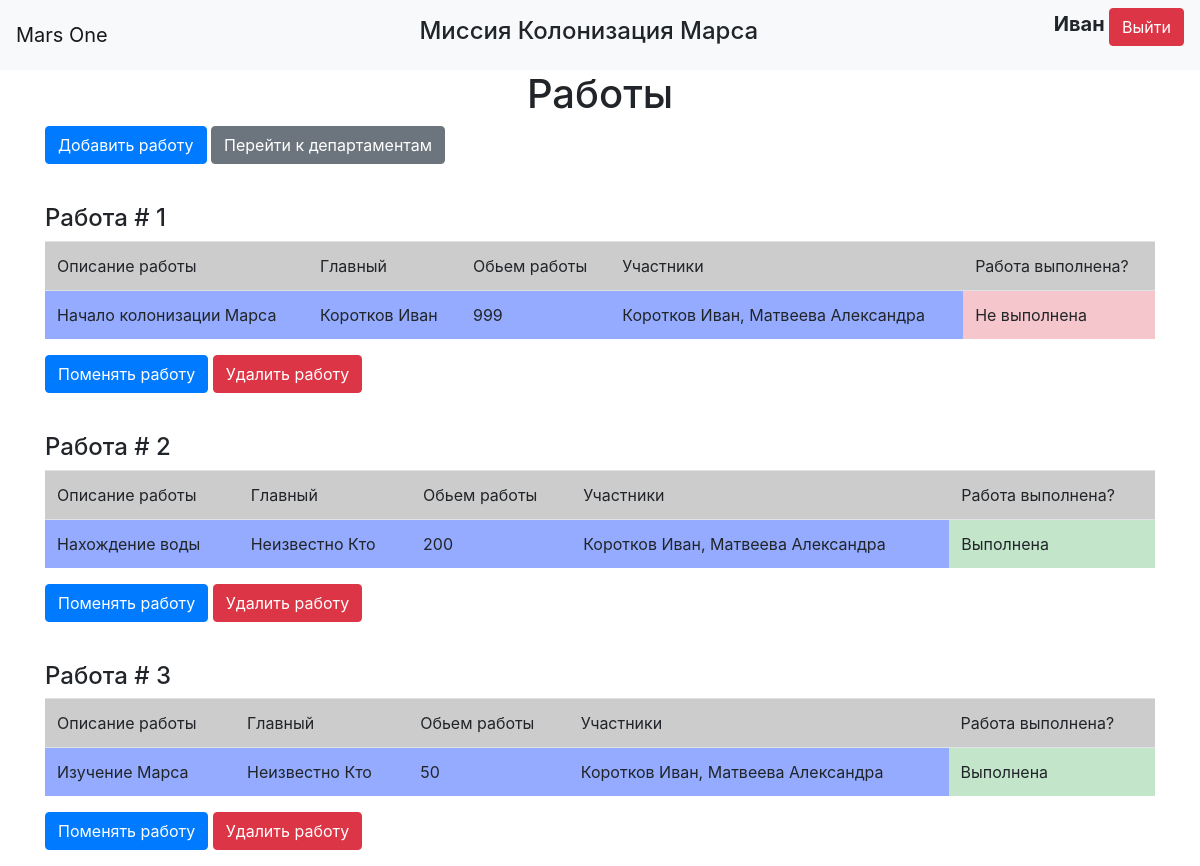
The page /jobs (signed in) on the database its author committed.
### data/users.py (models this page shows, shortened)
class User(SqlAlchemyBase, UserMixin, SerializerMixin):
    __tablename__ = 'users'
    id = sqlalchemy.Column(sqlalchemy.Integer,
                           primary_key=True, autoincrement=True)
    surname = sqlalchemy.Column(sqlalchemy.String, nullable=True)
    name = sqlalchemy.Column(sqlalchemy.String, nullable=True)
    age = sqlalchemy.Column(sqlalchemy.Integer, nullable=True)
    position = sqlalchemy.Column(sqlalchemy.String, nullable=True)
    speciality = sqlalchemy.Column(sqlalchemy.String, nullable=True)
    address = sqlalchemy.Column(sqlalchemy.String, nullable=True, default=f"module_{randint(0, 99)}")
    email = sqlalchemy.Column(sqlalchemy.String, unique=True, nullable=True)
    hashed_password = sqlalchemy.Column(sqlalchemy.String, nullable=True)
    modified_date = sqlalchemy.Column(sqlalchemy.DateTime, default=datetime.datetime.now)
    jobs = orm.relationship("Jobs", back_populates="user")

### data/jobs.py (models this page shows)
class Jobs(SqlAlchemyBase, SerializerMixin):
    __tablename__ = 'jobs'
    id = sqlalchemy.Column(sqlalchemy.Integer,
                           primary_key=True, autoincrement=True)
    team_leader = sqlalchemy.Column(sqlalchemy.Integer, sqlalchemy.ForeignKey("users.id"),
                                    nullable=True)
    job = sqlalchemy.Column(sqlalchemy.String, nullable=True)
    work_size = sqlalchemy.Column(sqlalchemy.Integer, nullable=True)
    collaborators = sqlalchemy.Column(sqlalchemy.String, nullable=True)
    start_date = sqlalchemy.Column(sqlalchemy.DateTime, default=datetime.datetime.now, nullable=True)
    end_date = sqlalchemy.Column(sqlalchemy.DateTime, nullable=True)
    is_finished = sqlalchemy.Column(sqlalchemy.Boolean, nullable=True)
    creator = sqlalchemy.Column(sqlalchemy.Integer)
    user = orm.relationship('User')

### main.py (the view)
@app.route("/jobs")
@login_required
def jobs():
    dbs = db_session.create_session()
    if current_user.id != 1:
        jobs = dbs.query(Jobs).filter((Jobs.collaborators.like(f'% {current_user.id}%')) |
                                      (Jobs.collaborators.like(f'%{current_user.id},%')) |
                                      (Jobs.collaborators == str(current_user.id)) |
                                      (Jobs.creator == current_user.id))
    else:
        jobs = dbs.query(Jobs)
    return render_template("jobs.html", jobs=jobs,
                           teams=[", ".join(get_users(job, dbs)) for job in jobs],
                           title="Работы")

### data/db_session.py (called while the page is built)
def create_session() -> Session:
    global __factory
    return __factory()

### main.py (called while the page is built)
@login_manager.user_loader
def load_user(user_id):
    db_sess = db_session.create_session()
    return db_sess.query(User).get(user_id)

def get_users(storage, dbs):
    users = []
    for u_id in storage.collaborators.split(", "):
        try:
            ans = dbs.query(User).filter(User.id == int(u_id)).first()
            users.append(f"{ans.surname} {ans.name}")
        except (AttributeError, ValueError):
            users.append("Неизвестно Кто")
    return users

### templates/jobs.html
{% extends "base.html" %}
{% block content %}
{% if jobs %}
    <h1 class="center">Работы</h1>
    <p>
        <a class="btn btn-primary" href="/add_job">Добавить работу</a>
        <a class="btn btn-secondary" href="/departments">Перейти к департаментам</a>
    </p>
{% else %}
    <h1 class="center">Нет работ</h1>
    <p class="center">
        <a class="btn btn-primary" href="/add_job">Добавить работу</a>
        <a class="btn btn-secondary" href="/departments">Перейти к департаментам</a>
    </p>
{% endif %}
{% for job in jobs %}
    <br>
    <h4>Работа # {{loop.index}}</h4>
    <table class="table">
        <tr bgcolor="#ccc">
            <td>Описание работы</td>
            <td>Главный</td>
            <td>Обьем работы</td>
            <td>Участники</td>
            <td>Работа выполнена?</td>
        </tr>
        <tr bgcolor="#94abff">
            <td>{{ job.job }}</td>
            <td>{% if job.user %} {{ job.user.surname }} {{job.user.name}} {% else %}Неизвестно Кто{% endif %}</td>
            <td>{{ job.work_size }}</td>
            <td>{{ teams[loop.index - 1] }}</td>
            {% if job.is_finished %}
                <td class="table-success">Выполнена</td>
            {% else %}
                <td class="table-danger">Не выполнена</td>
            {% endif %}
        </tr>
    </table>
    {% if job.user %}
        {% set tema_leader = job.user.id %}
    {% else %}
        {% set tema_leader = 1 %}
    {% endif %}
    {% if current_user.id in (1, job.creator, team_leader) %}
    <p>
        <a class="btn btn-primary" href="/change_job/{{ job.id }}" >Поменять работу</a>
        <a class="btn btn-danger" href="/delete_job/{{ job.id }}" >Удалить работу</a>
    </p>
    {% endif %}
{% endfor %}
{% endblock %}

### templates/base.html (shortened to what this page needs)
<!doctype html>
<html lang="en">
<head>
    <link rel="stylesheet"
          href="https://stackpath.bootstrapcdn.com/bootstrap/4.4.1/css/bootstrap.min.css"
>
    <link rel="stylesheet" type="text/css" href="{{ url_for('static', filename='css/style.css') }}" />
</head>
<body>
<header>
    <nav class="navbar navbar-light bg-light">
        <a class="navbar-brand">Mars One</a>
        <h4 class="center">Миссия Колонизация Марса</h4>
        {% if current_user.is_authenticated %}
            <p>
                <a class="bold">{{ current_user.name }}</a>
                <a class="btn btn-danger" href="/logout">Выйти</a>
            </p>
        {% else %}
            <p>
                <a class="btn btn-primary" href="/register">Зарегистрироваться</a>
                <a class="btn btn-success" href="/login">Войти</a>
            </p>
        {% endif %}
    </nav>
</header>
<main role="main" class="container">
    {% block content %}{% endblock %}
</main>
</body>
</html>

### static/css/style.css (style rules this page uses)
.center { text-align: center; }
.bold { font-size: 20px; font-weight: bold; }

### rows shown on the page
User: name "Иван"
Jobs: job "Начало колонизации Марса", user.surname "Коротков", user.name "Иван", work_size "999", teams "Коротков Иван, Матвеева Александра", is_finished "Не выполнена"
Jobs: job "Нахождение воды", shows "Неизвестно Кто", work_size "200", teams "Коротков Иван, Матвеева Александра", is_finished "Выполнена"
Jobs: job "Изучение Марса", shows "Неизвестно Кто", work_size "50", teams "Коротков Иван, Матвеева Александра", is_finished "Выполнена"
